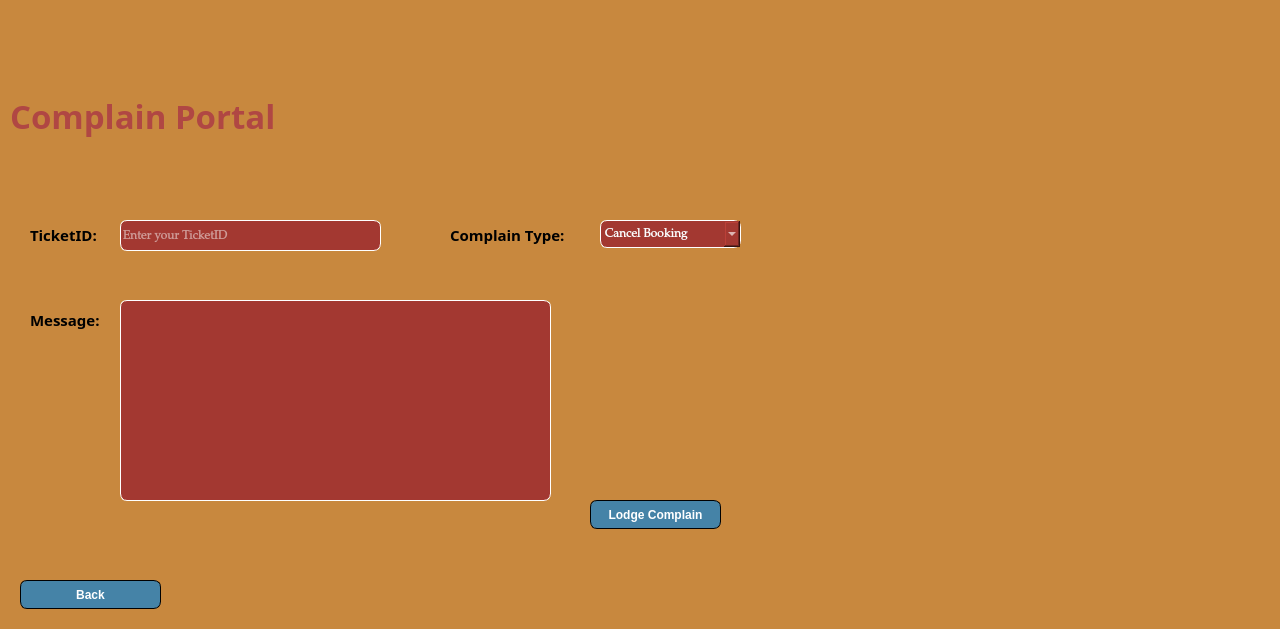
<?xml version="1.0" encoding="UTF-8"?>
<ui version="4.0">
 <class>Complain</class>
 <widget class="QMainWindow" name="Complain">
  <property name="geometry">
   <rect>
    <x>0</x>
    <y>0</y>
    <width>1280</width>
    <height>629</height>
   </rect>
  </property>
  <property name="windowTitle">
   <string>LODGE COMPLAIN</string>
  </property>
  <widget class="QWidget" name="centralwidget">
   <widget class="QPushButton" name="pushButton">
    <property name="geometry">
     <rect>
      <x>20</x>
      <y>580</y>
      <width>141</width>
      <height>29</height>
     </rect>
    </property>
    <property name="font">
     <font>
      <bold>true</bold>
     </font>
    </property>
    <property name="cursor">
     <cursorShape>PointingHandCursor</cursorShape>
    </property>
    <property name="styleSheet">
     <string notr="true">border: 1px solid #000000;
border-radius: 7px;color: rgb(255, 255, 255);
background-color: rgb(69, 131, 167);
color: rgb(255, 255, 255);</string>
    </property>
    <property name="text">
     <string>Back</string>
    </property>
   </widget>
   <widget class="QComboBox" name="comboBox">
    <property name="geometry">
     <rect>
      <x>600</x>
      <y>220</y>
      <width>141</width>
      <height>28</height>
     </rect>
    </property>
    <property name="font">
     <font>
      <family>Palatino Linotype</family>
     </font>
    </property>
    <property name="styleSheet">
     <string notr="true">border: 1px solid #FFFFFF;
border-radius: 7px;color: rgb(255, 255, 255);
background-color: rgb(163, 56, 49);
color: rgb(255, 255, 255);</string>
    </property>
    <item>
     <property name="text">
      <string>Cancel Booking</string>
     </property>
    </item>
    <item>
     <property name="text">
      <string>Update Detail</string>
     </property>
    </item>
    <item>
     <property name="text">
      <string>Staff Behaviour</string>
     </property>
    </item>
    <item>
     <property name="text">
      <string>Other</string>
     </property>
    </item>
    <item>
     <property name="text">
      <string/>
     </property>
    </item>
   </widget>
   <widget class="QPlainTextEdit" name="plainTextEdit">
    <property name="geometry">
     <rect>
      <x>120</x>
      <y>300</y>
      <width>431</width>
      <height>201</height>
     </rect>
    </property>
    <property name="font">
     <font>
      <family>Palatino Linotype</family>
     </font>
    </property>
    <property name="styleSheet">
     <string notr="true">border: 1px solid #FFFFFF;
border-radius: 7px;color: rgb(255, 255, 255);
background-color: rgb(163, 56, 49);
color: rgb(255, 255, 255);</string>
    </property>
    <property name="plainText">
     <string/>
    </property>
    <property name="placeholderText">
     <string>Detail your Complain</string>
    </property>
   </widget>
   <widget class="QLineEdit" name="lineEdit">
    <property name="geometry">
     <rect>
      <x>120</x>
      <y>220</y>
      <width>261</width>
      <height>31</height>
     </rect>
    </property>
    <property name="font">
     <font>
      <family>Palatino Linotype</family>
     </font>
    </property>
    <property name="styleSheet">
     <string notr="true">border: 1px solid #FFFFFF;
border-radius: 7px;color: rgb(255, 255, 255);
background-color: rgb(163, 56, 49);
color: rgb(255, 255, 255);</string>
    </property>
    <property name="placeholderText">
     <string>Enter your TicketID</string>
    </property>
   </widget>
   <widget class="QLabel" name="label">
    <property name="geometry">
     <rect>
      <x>30</x>
      <y>225</y>
      <width>81</width>
      <height>20</height>
     </rect>
    </property>
    <property name="font">
     <font>
      <family>Footlight MT Light</family>
      <pointsize>11</pointsize>
      <bold>true</bold>
     </font>
    </property>
    <property name="text">
     <string>TicketID:</string>
    </property>
   </widget>
   <widget class="QLabel" name="label_2">
    <property name="geometry">
     <rect>
      <x>450</x>
      <y>225</y>
      <width>151</width>
      <height>20</height>
     </rect>
    </property>
    <property name="font">
     <font>
      <family>Footlight MT Light</family>
      <pointsize>11</pointsize>
      <bold>true</bold>
     </font>
    </property>
    <property name="text">
     <string>Complain Type:</string>
    </property>
   </widget>
   <widget class="QPushButton" name="pushButton_2">
    <property name="geometry">
     <rect>
      <x>590</x>
      <y>500</y>
      <width>131</width>
      <height>29</height>
     </rect>
    </property>
    <property name="font">
     <font>
      <bold>true</bold>
     </font>
    </property>
    <property name="cursor">
     <cursorShape>PointingHandCursor</cursorShape>
    </property>
    <property name="styleSheet">
     <string notr="true">border: 1px solid #000000;
border-radius: 7px;color: rgb(255, 255, 255);
background-color: rgb(69, 131, 167);
color: rgb(255, 255, 255);</string>
    </property>
    <property name="text">
     <string>Lodge Complain</string>
    </property>
   </widget>
   <widget class="QLabel" name="label_3">
    <property name="geometry">
     <rect>
      <x>30</x>
      <y>310</y>
      <width>81</width>
      <height>20</height>
     </rect>
    </property>
    <property name="font">
     <font>
      <family>Footlight MT Light</family>
      <pointsize>11</pointsize>
      <bold>true</bold>
     </font>
    </property>
    <property name="text">
     <string>Message:</string>
    </property>
   </widget>
   <widget class="QLabel" name="label_7">
    <property name="geometry">
     <rect>
      <x>10</x>
      <y>80</y>
      <width>511</width>
      <height>71</height>
     </rect>
    </property>
    <property name="font">
     <font>
      <family>Castellar</family>
      <pointsize>25</pointsize>
      <bold>true</bold>
     </font>
    </property>
    <property name="styleSheet">
     <string notr="true">color: rgb(176, 71, 67);</string>
    </property>
    <property name="text">
     <string>Complain Portal</string>
    </property>
   </widget>
   <widget class="QLabel" name="label_4">
    <property name="geometry">
     <rect>
      <x>0</x>
      <y>0</y>
      <width>1280</width>
      <height>629</height>
     </rect>
    </property>
    <property name="styleSheet">
     <string notr="true">background-color: rgb(200, 136, 62);</string>
    </property>
    <property name="text">
     <string/>
    </property>
    <property name="scaledContents">
     <bool>false</bool>
    </property>
   </widget>
   <zorder>label_4</zorder>
   <zorder>pushButton</zorder>
   <zorder>comboBox</zorder>
   <zorder>label</zorder>
   <zorder>label_2</zorder>
   <zorder>pushButton_2</zorder>
   <zorder>label_3</zorder>
   <zorder>label_7</zorder>
   <zorder>lineEdit</zorder>
   <zorder>plainTextEdit</zorder>
  </widget>
 </widget>
 <resources/>
 <connections/>
</ui>
